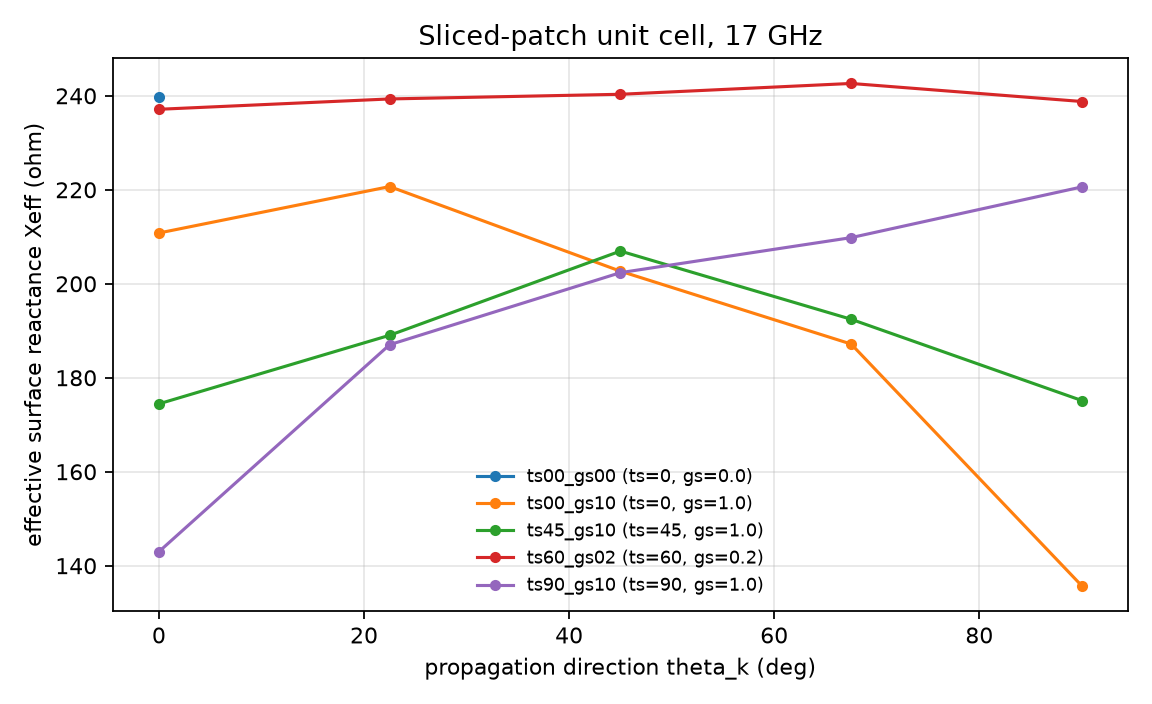

Recreate this plot in Python.
# -*- coding: utf-8 -*-
"""Sliced-patch tensor impedance surface: extract Zxx/Zxy/Zyy from HFSS Eigenmode.

Unit cell: p=3 mm, h=1.57 mm, eps_r=2.2 grounded substrate, square PEC patch
with an optional diagonal slice (width g_s, angle theta_s), PEC lid, four
Lattice Pairs driven by phix = k*cos(theta_k), phiy = k*sin(theta_k).

At each propagation direction theta_k, sweep the phase amplitude k, interpolate
f(k) to 17 GHz, convert to beta, and get X_eff = eta0*sqrt((beta/k0)^2 - 1).
A least-squares fit of X_eff(theta) = Xxx*cos^2 + 2*Xxy*cos*sin + Xyy*sin^2
gives the three tensor components, principal values and principal-axis angle.

Run one geometry per invocation:
  CFG=ts60_gs02 THETA_S=60 GS=0.2 python tensor_patch.py
  CFG=ts00_gs00 THETA_S=0 GS=0 THETA_K=0 AMPS=55,60,... python tensor_patch.py
  RUN_MODE=post python tensor_patch.py      # rebuild tables and plots only
AEDT must run in GUI mode.
"""
import csv
import math
import os
import re
import time
import traceback

os.environ.setdefault("ANSYSEM_ROOT261", r"D:\software\ANSYS Inc\v261\AnsysEM")
os.environ.setdefault("AWP_ROOT261", r"D:\software\ANSYS Inc\v261")

from ansys.aedt.core import Hfss

ROOT = r"D:\document\Workbuddy\2026-11-07-22-48-25\tensor_patch"
EIG_DIR = os.path.join(ROOT, "eig")
LOG = os.path.join(ROOT, "run.log")
RAW_CSV = os.path.join(ROOT, "eig_points.csv")
XEFF_CSV = os.path.join(ROOT, "Xeff_by_angle.csv")
FIT_CSV = os.path.join(ROOT, "tensor_fit.csv")
PNG_XEFF = os.path.join(ROOT, "tensor_patch.png")
PNG_ANGLE = os.path.join(ROOT, "principal_angle.png")

C0 = 299792458.0
ETA0 = 376.730313668
F0_GHZ = 17.0
P_MM = 3.0
H_SUB = 1.57
H_AIR = 30.0
EPS_R = 2.2
G_MM = 0.2
N_MODES = 8
SETUP = "Eigen1"

CFG = os.environ.get("CFG", "ts60_gs02")
THETA_S = float(os.environ.get("THETA_S", "60"))
GS = float(os.environ.get("GS", "0.2"))
THETA_K = [float(x) for x in os.environ.get(
    "THETA_K", "0,22.5,45,67.5,90").split(",")]
AMPS = [float(x) for x in os.environ.get(
    "AMPS", "55,60,65,70,75,80,85").split(",")]
AEDT = os.path.join(ROOT, "tensor_patch.aedt")
DESIGN = "patch_%s" % CFG


def log(msg):
    line = "[%s] %s" % (time.strftime("%H:%M:%S"), msg)
    print(line, flush=True)
    with open(LOG, "a", encoding="utf-8") as fh:
        fh.write(line + "\n")


def clip_halfplane(poly, normal, center, bound, keep_greater):
    """Sutherland-Hodgman clip of a convex polygon by n.(r-c) >= / <= bound."""
    out = []
    for i in range(len(poly)):
        a = poly[i]
        b = poly[(i + 1) % len(poly)]
        da = normal[0] * (a[0] - center[0]) + normal[1] * (a[1] - center[1]) - bound
        db = normal[0] * (b[0] - center[0]) + normal[1] * (b[1] - center[1]) - bound
        ina = da >= 0 if keep_greater else da <= 0
        inb = db >= 0 if keep_greater else db <= 0
        if ina:
            out.append(a)
        if ina != inb:
            t = da / (da - db)
            out.append((a[0] + t * (b[0] - a[0]), a[1] + t * (b[1] - a[1])))
    return out


def patch_polygons(theta_s_deg, g, gs, p):
    lo, hi = g / 2.0, p - g / 2.0
    square = [(lo, lo), (hi, lo), (hi, hi), (lo, hi)]
    ang = math.radians(theta_s_deg)
    normal = (-math.sin(ang), math.cos(ang))
    center = (p / 2.0, p / 2.0)
    half = gs / 2.0
    return (clip_halfplane(square, normal, center, half, True),
            clip_halfplane(square, normal, center, -half, False))


def face_map(obj, z_lo, z_hi):
    out = {}
    for face in obj.faces:
        cx, cy, cz = [float(v) for v in face.center]
        if abs(cz - z_lo) < 1e-6:
            out["bottom"] = face.id
        elif abs(cz - z_hi) < 1e-6:
            out["top"] = face.id
        elif abs(cx) < 1e-6:
            out["x0"] = face.id
        elif abs(cx - P_MM) < 1e-6:
            out["xp"] = face.id
        elif abs(cy) < 1e-6:
            out["y0"] = face.id
        elif abs(cy - P_MM) < 1e-6:
            out["yp"] = face.id
    return out


def build(app):
    app.modeler.model_units = "mm"
    app["p"] = "%smm" % P_MM
    app["g"] = "%smm" % G_MM
    app["hs"] = "%smm" % H_SUB
    app["H"] = "%smm" % H_AIR
    app["phix"] = "70deg"
    app["phiy"] = "0deg"

    mat = app.materials.add_material("Sub22")
    mat.permittivity = EPS_R
    sub = app.modeler.create_box([0, 0, 0], ["p", "p", "hs"],
                                 name="Substrate", material="Sub22")
    air = app.modeler.create_box([0, 0, "hs"], ["p", "p", "H"],
                                 name="Air", material="vacuum")

    if GS <= 0:
        sheet = app.modeler.create_rectangle(
            2, ["g/2", "g/2", "hs"], ["p-g", "p-g"], name="Patch")
        names = [sheet.name]
    else:
        polys = patch_polygons(THETA_S, G_MM, GS, P_MM)
        names = []
        for i, poly in enumerate(polys):
            if len(poly) < 3:
                raise RuntimeError("patch polygon %d degenerated: %r" % (i, poly))
            pts = [[x, y, H_SUB] for x, y in poly]
            obj = app.modeler.create_polyline(
                pts, cover_surface=True, close_surface=True,
                name="Patch%d" % i)
            names.append(obj.name)
        log("slice polygons: %r" % [len(p) for p in polys])
    app.assign_perfecte_to_sheets(names, name="PatchPEC")

    sf = face_map(sub, 0.0, H_SUB)
    af = face_map(air, H_SUB, H_SUB + H_AIR)
    app.assign_perfect_e(sf["bottom"], name="Ground")
    app.assign_perfect_e(af["top"], name="TopPEC")
    pairs = [(sf["x0"], sf["xp"], "phix", "PairSubX"),
             (af["x0"], af["xp"], "phix", "PairAirX"),
             (sf["y0"], sf["yp"], "phiy", "PairSubY"),
             (af["y0"], af["yp"], "phiy", "PairAirY")]
    for fa, fb, var, name in pairs:
        app.assign_lattice_pair([fa, fb], phase_delay="InputPhaseDelay",
                                phase_delay_param1=var, name=name)

    setup = app.create_setup(SETUP, setup_type="HFSSEigen",
                             MinimumFrequency="10GHz", NumModes=N_MODES,
                             MaxDeltaFreq=1, MaximumPasses=10,
                             MinimumPasses=2, MinimumConvergedPasses=2)
    log("setup=%r" % setup.props)
    log("boundaries=%r" % [b.name for b in app.boundaries])
    log("validate=%r" % app.validate_simple())
    app.save_project(AEDT)


def parse_eig(text):
    freqs, q1 = [], None
    for raw in text.splitlines():
        line = raw.strip()
        if not line or line.startswith("#"):
            continue
        tok = line.split()
        if len(tok) < 2:
            continue
        value = None
        try:
            value = float(tok[1])
        except ValueError:
            # HFSS may concatenate the frequency and a tiny imaginary part
            m = re.match(r"^\s*\d+\s+([+-]?\d+(?:\.\d+)?(?:[eE][+-]?\d+)?)", line)
            if m:
                value = float(m.group(1))
        if value is None:
            continue
        freqs.append(round(value, 6))
        if q1 is None:
            try:
                q1 = float(tok[-1])
            except ValueError:
                pass
    return freqs[:N_MODES], q1


def solve(app, tk, amp):
    phix = amp * math.cos(math.radians(tk))
    phiy = amp * math.sin(math.radians(tk))
    app["phix"] = "%.6fdeg" % phix
    app["phiy"] = "%.6fdeg" % phiy
    t0 = time.time()
    app.analyze_setup(SETUP, cores=4)
    app.save_project(AEDT)
    tag = "%s_tk%s_a%s" % (CFG, ("%g" % tk).replace(".", "p"),
                           ("%g" % amp).replace(".", "p"))
    path = os.path.join(EIG_DIR, tag + ".eig")
    app.odesign.GetModule("Solutions").ExportEigenmodes(
        SETUP + " : LastAdaptive", "", path)
    freqs, q1 = parse_eig(open(path, encoding="utf-8-sig",
                               errors="ignore").read())
    log("%s tk=%.1f amp=%.1f solved %.1fs f1=%.4f" %
        (CFG, tk, amp, time.time() - t0, freqs[0] if freqs else -1))
    if not freqs:
        raise RuntimeError("no eigen frequencies for tk=%s amp=%s" % (tk, amp))
    return phix, phiy, freqs, q1


def header():
    return (["cfg", "theta_s_deg", "gs_mm", "theta_k_deg", "amp_deg",
             "phix_deg", "phiy_deg"] +
            ["f%d_GHz" % i for i in range(1, N_MODES + 1)] + ["Q1"])


def main():
    if os.environ.get("RUN_MODE") != "post":
        raise RuntimeError(
            "tensor_patch.py is retained for post-processing the historical "
            "121-point dataset only. Use parametric_scan.py for simulation "
            "(one design, theta_s/gs variables, Optimetrics sweep).")
    os.makedirs(EIG_DIR, exist_ok=True)
    lock = AEDT + ".lock"
    if os.path.exists(lock):
        try:
            os.remove(lock)
            log("removed stale lock: %s" % lock)
        except OSError as exc:
            log("stale lock removal failed: %r" % exc)
    done = set()
    if os.path.exists(RAW_CSV):
        with open(RAW_CSV, encoding="utf-8") as fh:
            for r in csv.DictReader(fh):
                done.add((r["cfg"], float(r["theta_k_deg"]), float(r["amp_deg"])))
    else:
        with open(RAW_CSV, "w", newline="", encoding="utf-8") as fh:
            csv.writer(fh).writerow(header())
    log("CFG=%s theta_s=%.1f gs=%.3f, resume %d points" %
        (CFG, THETA_S, GS, len(done)))

    fresh = not os.path.exists(AEDT)
    app = Hfss(project=(AEDT if not fresh else "TensorPatch_%s" % CFG),
               design=DESIGN, solution_type="Eigenmode", version="2026.1",
               non_graphical=False, new_desktop=True, close_on_exit=False)
    if "Substrate" in app.modeler.object_names:
        log("existing model detected")
    else:
        build(app)

    for tk in THETA_K:
        for amp in AMPS:
            if (CFG, tk, amp) in done:
                continue
            phix, phiy, freqs, q1 = solve(app, tk, amp)
            row = ([CFG, THETA_S, GS, tk, amp, round(phix, 5), round(phiy, 5)] +
                   freqs + [None] * (N_MODES - len(freqs)) + [q1])
            with open(RAW_CSV, "a", newline="", encoding="utf-8") as fh:
                csv.writer(fh).writerow(row)
    log("=== solve done for %s ===" % CFG)
    post()


def interp_amp(pts, f0):
    pts = sorted((f, a) for f, a in pts)
    for i in range(len(pts) - 1):
        f1, a1 = pts[i]
        f2, a2 = pts[i + 1]
        if f1 <= f0 <= f2 and f2 > f1:
            return a1 + (f0 - f1) / (f2 - f1) * (a2 - a1)
    return None


def post():
    if not os.path.exists(RAW_CSV):
        log("no data to post-process")
        return
    with open(RAW_CSV, encoding="utf-8") as fh:
        rows = list(csv.DictReader(fh))
    k0 = 2.0 * math.pi * F0_GHZ * 1e9 / C0
    groups = {}
    for r in rows:
        key = (r["cfg"], float(r["theta_s_deg"]), float(r["gs_mm"]),
               float(r["theta_k_deg"]))
        groups.setdefault(key, []).append(r)

    xeff = {}
    for key, grp in groups.items():
        cfg, ts, gs, tk = key
        pts = [(float(r["f1_GHz"]), float(r["amp_deg"]))
               for r in grp if r.get("f1_GHz")]
        amp_star = interp_amp(pts, F0_GHZ)
        if amp_star is None:
            log("no 17 GHz crossing for %s tk=%.1f" % (cfg, tk))
            continue
        beta = math.radians(amp_star) / (P_MM * 1e-3)
        if beta <= k0:
            log("beta<=k0 for %s tk=%.1f" % (cfg, tk))
            continue
        xs = ETA0 * math.sqrt((beta / k0) ** 2 - 1)
        xeff.setdefault((cfg, ts, gs), []).append((tk, amp_star, beta, xs))

    with open(XEFF_CSV, "w", newline="", encoding="utf-8") as fh:
        w = csv.writer(fh)
        w.writerow(["cfg", "theta_s_deg", "gs_mm", "theta_k_deg",
                    "amp_star_deg", "beta_rad_per_m", "Xeff_ohm"])
        for key in sorted(xeff):
            for tk, amp_star, beta, xs in sorted(xeff[key]):
                w.writerow([key[0], key[1], key[2], tk,
                            round(amp_star, 4), round(beta, 3), round(xs, 3)])

    try:
        import numpy as np
    except Exception as exc:
        log("numpy unavailable for fit: %r" % exc)
        return
    fits = []
    with open(FIT_CSV, "w", newline="", encoding="utf-8") as fh:
        w = csv.writer(fh)
        w.writerow(["cfg", "theta_s_deg", "gs_mm", "Xxx_ohm", "Xxy_ohm",
                    "Xyy_ohm", "X_major_ohm", "X_minor_ohm",
                    "principal_angle_deg", "rms_residual_ohm", "n_dirs"])
        for key in sorted(xeff):
            data = sorted(xeff[key])
            if len(data) < 3:
                continue
            th = np.radians([d[0] for d in data])
            y = np.array([d[3] for d in data])
            m = np.column_stack([np.ones_like(th), np.cos(2 * th), np.sin(2 * th)])
            coef, *_ = np.linalg.lstsq(m, y, rcond=None)
            a, b, c = [float(v) for v in coef]
            rad = math.hypot(b, c)
            x_major, x_minor = a + rad, a - rad
            theta_p = 0.5 * math.degrees(math.atan2(c, b))
            rms = float(np.sqrt(np.mean((m @ coef - y) ** 2)))
            row = [key[0], key[1], key[2], round(a + b, 3), round(c, 3),
                   round(a - b, 3), round(x_major, 3), round(x_minor, 3),
                   round(theta_p, 2), round(rms, 3), len(data)]
            w.writerow(row)
            fits.append(row)
            log("fit %s: Xxx=%.1f Xxy=%.1f Xyy=%.1f major=%.1f minor=%.1f "
                "axis=%.1f deg rms=%.2f" %
                (key[0], a + b, c, a - b, x_major, x_minor, theta_p, rms))
    make_plots(xeff, fits)


def make_plots(xeff, fits):
    try:
        import matplotlib
        matplotlib.use("Agg")
        import matplotlib.pyplot as plt
    except Exception as exc:
        log("matplotlib unavailable: %r" % exc)
        return
    fig, ax = plt.subplots(figsize=(7.2, 4.4), dpi=160)
    for key in sorted(xeff):
        data = sorted(xeff[key])
        ax.plot([d[0] for d in data], [d[3] for d in data], "o-", ms=4,
                lw=1.4, label="%s (ts=%.0f, gs=%.1f)" % key)
    ax.set_xlabel("propagation direction theta_k (deg)")
    ax.set_ylabel("effective surface reactance Xeff (ohm)")
    ax.set_title("Sliced-patch unit cell, 17 GHz")
    ax.grid(alpha=0.3)
    ax.legend(frameon=False, fontsize=8)
    fig.tight_layout()
    fig.savefig(PNG_XEFF)
    plt.close(fig)

    if len(fits) >= 2:
        fig, ax = plt.subplots(figsize=(7.2, 4.4), dpi=160)
        xs = [r[1] for r in fits]
        ys = [r[8] for r in fits]
        ax.plot(xs, ys, "o-", color="#d62728", lw=1.8, ms=6,
                label="HFSS principal axis")
        ax.plot([0, 90], [0, 90], "--", color="#1f77b4", lw=1.5,
                label="theta_p = theta_s guide")
        ax.set_xlabel("slice angle theta_s (deg)")
        ax.set_ylabel("principal axis angle theta_p (deg)")
        ax.set_title("Principal axis vs slice angle")
        ax.grid(alpha=0.3)
        ax.legend(frameon=False, fontsize=9)
        fig.tight_layout()
        fig.savefig(PNG_ANGLE)
        plt.close(fig)
    log("plots written")


if __name__ == "__main__":
    try:
        if os.environ.get("RUN_MODE") == "post":
            post()
        else:
            main()
    except Exception:
        log("FATAL\n" + traceback.format_exc())
        raise
